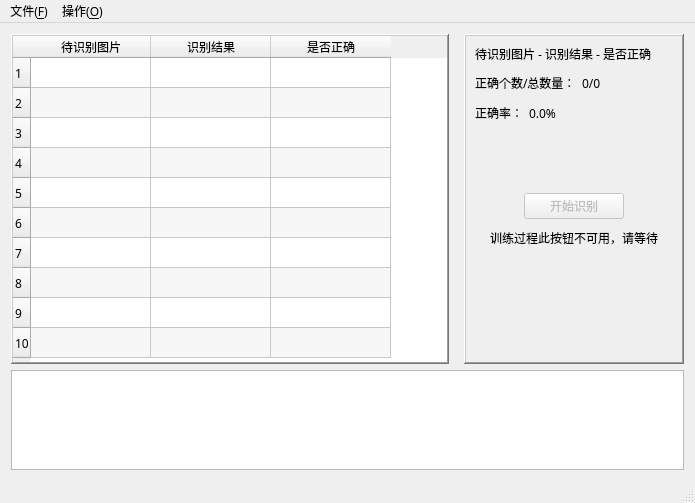
<?xml version="1.0" encoding="UTF-8"?>
<ui version="4.0">
 <class>testWindow</class>
 <widget class="QMainWindow" name="testWindow">
  <property name="windowModality">
   <enum>Qt::ApplicationModal</enum>
  </property>
  <property name="geometry">
   <rect>
    <x>0</x>
    <y>0</y>
    <width>695</width>
    <height>500</height>
   </rect>
  </property>
  <property name="font">
   <font>
    <family>微软雅黑</family>
   </font>
  </property>
  <property name="windowTitle">
   <string>车牌识别测试工具</string>
  </property>
  <widget class="QWidget" name="centralWidget">
   <layout class="QVBoxLayout" name="verticalLayout_2">
    <item>
     <layout class="QHBoxLayout" name="horizontalLayout_4">
      <property name="spacing">
       <number>15</number>
      </property>
      <item>
       <widget class="QTableWidget" name="tableWidget">
        <property name="sizePolicy">
         <sizepolicy hsizetype="MinimumExpanding" vsizetype="MinimumExpanding">
          <horstretch>0</horstretch>
          <verstretch>0</verstretch>
         </sizepolicy>
        </property>
        <property name="minimumSize">
         <size>
          <width>390</width>
          <height>330</height>
         </size>
        </property>
        <property name="maximumSize">
         <size>
          <width>1000000</width>
          <height>1000000</height>
         </size>
        </property>
        <property name="frameShape">
         <enum>QFrame::WinPanel</enum>
        </property>
        <property name="frameShadow">
         <enum>QFrame::Raised</enum>
        </property>
        <property name="autoScroll">
         <bool>true</bool>
        </property>
        <property name="editTriggers">
         <set>QAbstractItemView::NoEditTriggers</set>
        </property>
        <property name="alternatingRowColors">
         <bool>true</bool>
        </property>
        <property name="selectionMode">
         <enum>QAbstractItemView::SingleSelection</enum>
        </property>
        <property name="selectionBehavior">
         <enum>QAbstractItemView::SelectRows</enum>
        </property>
        <property name="textElideMode">
         <enum>Qt::ElideMiddle</enum>
        </property>
        <property name="showGrid">
         <bool>true</bool>
        </property>
        <property name="gridStyle">
         <enum>Qt::SolidLine</enum>
        </property>
        <property name="wordWrap">
         <bool>false</bool>
        </property>
        <property name="rowCount">
         <number>10</number>
        </property>
        <property name="columnCount">
         <number>3</number>
        </property>
        <attribute name="horizontalHeaderVisible">
         <bool>true</bool>
        </attribute>
        <attribute name="horizontalHeaderCascadingSectionResizes">
         <bool>false</bool>
        </attribute>
        <attribute name="horizontalHeaderDefaultSectionSize">
         <number>120</number>
        </attribute>
        <attribute name="horizontalHeaderMinimumSectionSize">
         <number>100</number>
        </attribute>
        <attribute name="horizontalHeaderShowSortIndicator" stdset="0">
         <bool>false</bool>
        </attribute>
        <attribute name="horizontalHeaderStretchLastSection">
         <bool>false</bool>
        </attribute>
        <attribute name="verticalHeaderVisible">
         <bool>true</bool>
        </attribute>
        <attribute name="verticalHeaderCascadingSectionResizes">
         <bool>false</bool>
        </attribute>
        <attribute name="verticalHeaderShowSortIndicator" stdset="0">
         <bool>false</bool>
        </attribute>
        <attribute name="verticalHeaderStretchLastSection">
         <bool>false</bool>
        </attribute>
        <row>
         <property name="text">
          <string>1</string>
         </property>
        </row>
        <row>
         <property name="text">
          <string>2</string>
         </property>
        </row>
        <row>
         <property name="text">
          <string>3</string>
         </property>
        </row>
        <row>
         <property name="text">
          <string>4</string>
         </property>
        </row>
        <row>
         <property name="text">
          <string>5</string>
         </property>
        </row>
        <row>
         <property name="text">
          <string>6</string>
         </property>
        </row>
        <row>
         <property name="text">
          <string>7</string>
         </property>
        </row>
        <row/>
        <row/>
        <row/>
        <column>
         <property name="text">
          <string>待识别图片</string>
         </property>
        </column>
        <column>
         <property name="text">
          <string>识别结果</string>
         </property>
        </column>
        <column>
         <property name="text">
          <string>是否正确</string>
         </property>
        </column>
       </widget>
      </item>
      <item>
       <widget class="QFrame" name="frame">
        <property name="sizePolicy">
         <sizepolicy hsizetype="Minimum" vsizetype="Preferred">
          <horstretch>0</horstretch>
          <verstretch>0</verstretch>
         </sizepolicy>
        </property>
        <property name="minimumSize">
         <size>
          <width>220</width>
          <height>0</height>
         </size>
        </property>
        <property name="maximumSize">
         <size>
          <width>220</width>
          <height>16777215</height>
         </size>
        </property>
        <property name="frameShape">
         <enum>QFrame::WinPanel</enum>
        </property>
        <property name="frameShadow">
         <enum>QFrame::Raised</enum>
        </property>
        <layout class="QVBoxLayout" name="verticalLayout" stretch="0,0,0,0,0,0,0">
         <property name="spacing">
          <number>10</number>
         </property>
         <property name="leftMargin">
          <number>9</number>
         </property>
         <property name="topMargin">
          <number>9</number>
         </property>
         <property name="rightMargin">
          <number>9</number>
         </property>
         <property name="bottomMargin">
          <number>9</number>
         </property>
         <item>
          <widget class="QLabel" name="label_2">
           <property name="text">
            <string>待识别图片 - 识别结果 - 是否正确</string>
           </property>
          </widget>
         </item>
         <item>
          <layout class="QHBoxLayout" name="horizontalLayout">
           <property name="sizeConstraint">
            <enum>QLayout::SetFixedSize</enum>
           </property>
           <item>
            <widget class="QLabel" name="label">
             <property name="styleSheet">
              <string notr="true">font: 11pt &quot;微软雅黑&quot;;</string>
             </property>
             <property name="text">
              <string>正确个数/总数量：</string>
             </property>
            </widget>
           </item>
           <item>
            <widget class="QLabel" name="numLabel">
             <property name="styleSheet">
              <string notr="true">font: 11pt &quot;微软雅黑&quot;;</string>
             </property>
             <property name="text">
              <string>0/0</string>
             </property>
            </widget>
           </item>
           <item>
            <spacer name="horizontalSpacer">
             <property name="orientation">
              <enum>Qt::Horizontal</enum>
             </property>
             <property name="sizeType">
              <enum>QSizePolicy::MinimumExpanding</enum>
             </property>
             <property name="sizeHint" stdset="0">
              <size>
               <width>20</width>
               <height>20</height>
              </size>
             </property>
            </spacer>
           </item>
          </layout>
         </item>
         <item>
          <layout class="QHBoxLayout" name="horizontalLayout_2" stretch="0,0,0">
           <property name="sizeConstraint">
            <enum>QLayout::SetFixedSize</enum>
           </property>
           <item>
            <widget class="QLabel" name="label_3">
             <property name="styleSheet">
              <string notr="true">font: 11pt &quot;微软雅黑&quot;;</string>
             </property>
             <property name="text">
              <string>正确率：</string>
             </property>
            </widget>
           </item>
           <item>
            <widget class="QLabel" name="accuracyLabel">
             <property name="styleSheet">
              <string notr="true">font: 11pt &quot;微软雅黑&quot;;</string>
             </property>
             <property name="text">
              <string>0.0%</string>
             </property>
            </widget>
           </item>
           <item>
            <spacer name="horizontalSpacer_2">
             <property name="orientation">
              <enum>Qt::Horizontal</enum>
             </property>
             <property name="sizeType">
              <enum>QSizePolicy::MinimumExpanding</enum>
             </property>
             <property name="sizeHint" stdset="0">
              <size>
               <width>20</width>
               <height>20</height>
              </size>
             </property>
            </spacer>
           </item>
          </layout>
         </item>
         <item>
          <spacer name="verticalSpacer">
           <property name="orientation">
            <enum>Qt::Vertical</enum>
           </property>
           <property name="sizeType">
            <enum>QSizePolicy::Fixed</enum>
           </property>
           <property name="sizeHint" stdset="0">
            <size>
             <width>20</width>
             <height>60</height>
            </size>
           </property>
          </spacer>
         </item>
         <item>
          <layout class="QHBoxLayout" name="horizontalLayout_3">
           <property name="sizeConstraint">
            <enum>QLayout::SetFixedSize</enum>
           </property>
           <item>
            <spacer name="horizontalSpacer_3">
             <property name="orientation">
              <enum>Qt::Horizontal</enum>
             </property>
             <property name="sizeHint" stdset="0">
              <size>
               <width>40</width>
               <height>20</height>
              </size>
             </property>
            </spacer>
           </item>
           <item>
            <widget class="QPushButton" name="startButton">
             <property name="enabled">
              <bool>false</bool>
             </property>
             <property name="minimumSize">
              <size>
               <width>100</width>
               <height>0</height>
              </size>
             </property>
             <property name="styleSheet">
              <string notr="true">font: 12pt &quot;微软雅黑&quot;;</string>
             </property>
             <property name="text">
              <string>开始识别</string>
             </property>
            </widget>
           </item>
           <item>
            <spacer name="horizontalSpacer_4">
             <property name="orientation">
              <enum>Qt::Horizontal</enum>
             </property>
             <property name="sizeHint" stdset="0">
              <size>
               <width>40</width>
               <height>20</height>
              </size>
             </property>
            </spacer>
           </item>
          </layout>
         </item>
         <item>
          <widget class="QLabel" name="label_4">
           <property name="text">
            <string>训练过程此按钮不可用，请等待</string>
           </property>
           <property name="alignment">
            <set>Qt::AlignCenter</set>
           </property>
          </widget>
         </item>
         <item>
          <spacer name="verticalSpacer_2">
           <property name="orientation">
            <enum>Qt::Vertical</enum>
           </property>
           <property name="sizeHint" stdset="0">
            <size>
             <width>20</width>
             <height>60</height>
            </size>
           </property>
          </spacer>
         </item>
        </layout>
       </widget>
      </item>
     </layout>
    </item>
    <item>
     <widget class="QPlainTextEdit" name="plainTextEdit">
      <property name="minimumSize">
       <size>
        <width>0</width>
        <height>100</height>
       </size>
      </property>
     </widget>
    </item>
   </layout>
  </widget>
  <widget class="QMenuBar" name="menuBar">
   <property name="geometry">
    <rect>
     <x>0</x>
     <y>0</y>
     <width>695</width>
     <height>22</height>
    </rect>
   </property>
   <widget class="QMenu" name="fileMenu">
    <property name="title">
     <string>文件(&amp;F)</string>
    </property>
    <addaction name="loadAction"/>
    <addaction name="separator"/>
    <addaction name="quitAction"/>
   </widget>
   <widget class="QMenu" name="operateMenu">
    <property name="title">
     <string>操作(&amp;O)</string>
    </property>
    <addaction name="getTrainAction"/>
    <addaction name="separator"/>
    <addaction name="trainAction"/>
   </widget>
   <addaction name="fileMenu"/>
   <addaction name="operateMenu"/>
  </widget>
  <widget class="QStatusBar" name="statusBar"/>
  <action name="loadAction">
   <property name="text">
    <string>载入图片(&amp;L)</string>
   </property>
   <property name="font">
    <font>
     <family>微软雅黑</family>
     <pointsize>10</pointsize>
    </font>
   </property>
  </action>
  <action name="quitAction">
   <property name="text">
    <string>退出(&amp;Q)</string>
   </property>
  </action>
  <action name="getTrainAction">
   <property name="text">
    <string>获取训练样本</string>
   </property>
  </action>
  <action name="trainAction">
   <property name="text">
    <string>开始训练</string>
   </property>
  </action>
 </widget>
 <layoutdefault spacing="6" margin="11"/>
 <resources/>
 <connections/>
</ui>
